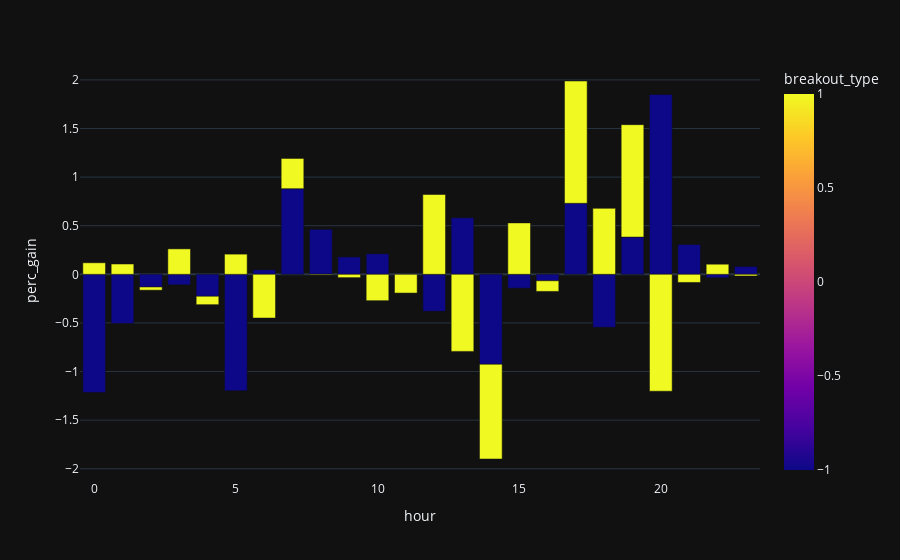

Write notebook code for a chart like this one.
### Code cell
def check_breakout(x):
    if x['open'] > x['period_high']:
        return 1 #bullish
    elif x['open'] < x['period_low']:
        return -1 #bearish
ohlc['breakout_type'] = ohlc.apply(check_breakout, axis=1)

breakout_df = ohlc[ohlc['breakout_type'].isin([1,-1])].copy()
breakout_df['count_breakouts'] = 1
display(breakout_df)

breakout_df2 = breakout_df.groupby(['breakout_type', 'hour'], as_index=False).agg({
    'perc_gain': 'sum',
    'count_breakouts': 'count'
})
pt.bar(breakout_df2, x='hour', y='perc_gain', barmode='group', color='breakout_type')

### Figure 1 — Plotly figure (JSON) as saved in the notebook; plotly's stock layout.template omitted (floating-point values rounded to 4 significant figures)
{"data": [{"alignmentgroup": "True", "hovertemplate": "hour=%{x}<br>perc_gain=%{y}<br>breakout_type=%{marker.color}<extra></extra>", "legendgroup": "", "marker": {"color": [-1, -1, -1, -1, -1, -1, -1, -1, -1, -1, -1, -1, -1, -1, -1, -1, -1, -1, -1, -1, -1, -1, -1, 1, 1, 1, 1, 1, 1, 1, 1, 1, 1, 1, 1, 1, 1, 1, 1, 1, 1, 1, 1, 1, 1, 1, 1], "coloraxis": "coloraxis", "pattern": {"shape": ""}}, "name": "", "offsetgroup": "", "orientation": "v", "showlegend": false, "textposition": "auto", "type": "bar", "x": [0, 1, 2, 3, 4, 5, 6, 7, 8, 9, 10, 12, 13, 14, 15, 16, 17, 18, 19, 20, 21, 22, 23, 0, 1, 2, 3, 4, 5, 6, 7, 8, 9, 10, 11, 12, 13, 14, 15, 16, 17, 18, 19, 20, 21, 22, 23], "xaxis": "x", "y": [-1.215, -0.5058, -0.1305, -0.1082, -0.2256, -1.198, 0.04609, 0.8809, 0.4624, 0.1787, 0.2108, -0.3796, 0.5819, -0.9254, -0.1426, -0.0665, 0.7304, -0.5449, 0.3831, 1.85, 0.3065, -0.03487, 0.07993, 0.1186, 0.1062, -0.03272, 0.2615, -0.08657, 0.2075, -0.45, 0.3108, -0.007078, -0.03421, -0.2712, -0.1929, 0.821, -0.7929, -0.9742, 0.5289, -0.1093, 1.258, 0.6783, 1.156, -1.202, -0.08371, 0.1042, -0.01697], "yaxis": "y"}], "layout": {"barmode": "group", "coloraxis": {"colorbar": {"title": {"text": "breakout_type"}}, "colorscale": [[0, "#0d0887"], [0.1111, "#46039f"], [0.2222, "#7201a8"], [0.3333, "#9c179e"], [0.4444, "#bd3786"], [0.5556, "#d8576b"], [0.6667, "#ed7953"], [0.7778, "#fb9f3a"], [0.8889, "#fdca26"], [1, "#f0f921"]]}, "legend": {"tracegroupgap": 0}, "margin": {"t": 60}, "xaxis": {"anchor": "y", "domain": [0, 1], "title": {"text": "hour"}}, "yaxis": {"anchor": "x", "domain": [0, 1], "title": {"text": "perc_gain"}}}}
